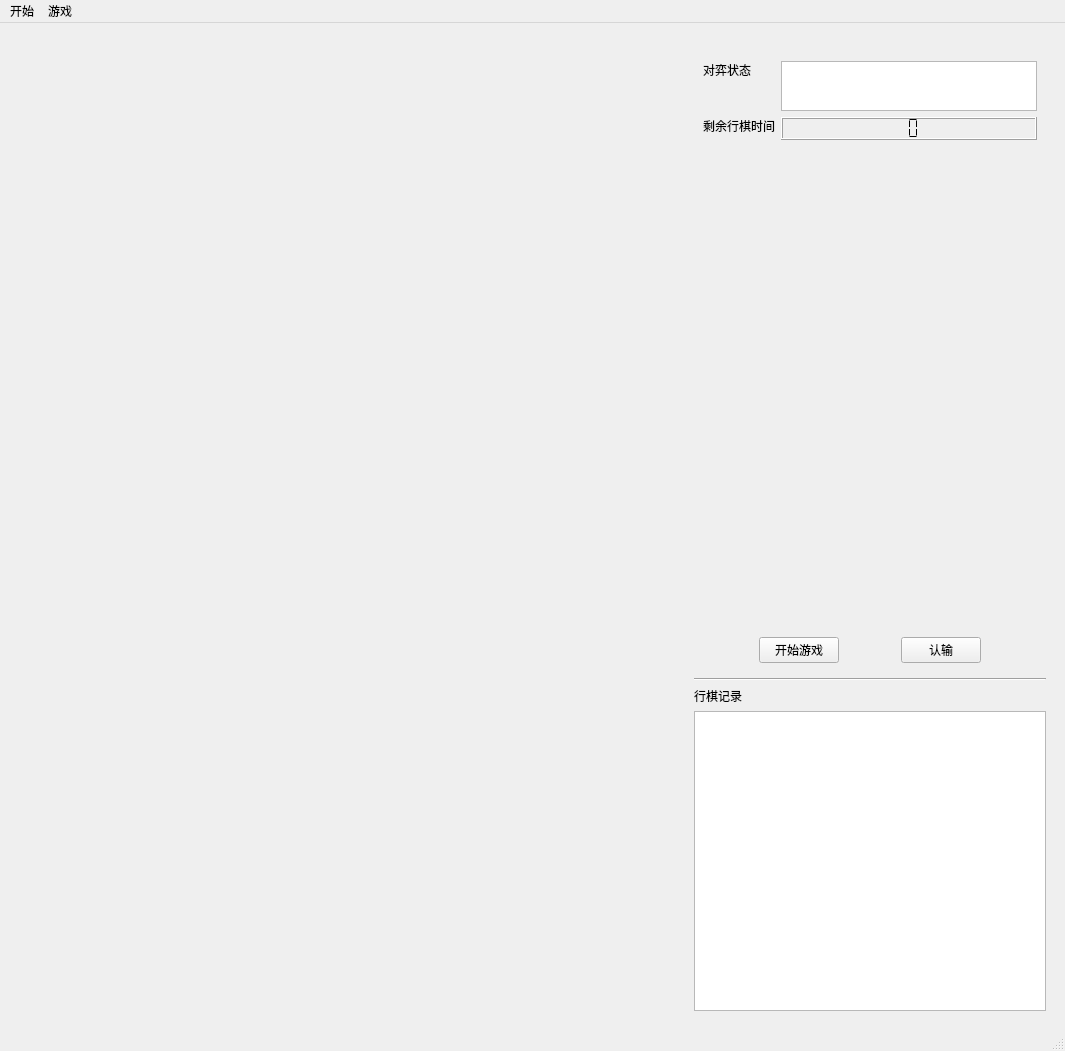
<?xml version="1.0" encoding="UTF-8"?>
<ui version="4.0">
 <class>MainWindow</class>
 <widget class="QMainWindow" name="MainWindow">
  <property name="geometry">
   <rect>
    <x>0</x>
    <y>0</y>
    <width>1065</width>
    <height>1051</height>
   </rect>
  </property>
  <property name="sizePolicy">
   <sizepolicy hsizetype="Fixed" vsizetype="Fixed">
    <horstretch>0</horstretch>
    <verstretch>0</verstretch>
   </sizepolicy>
  </property>
  <property name="baseSize">
   <size>
    <width>0</width>
    <height>0</height>
   </size>
  </property>
  <property name="windowTitle">
   <string>MainWindow</string>
  </property>
  <widget class="QWidget" name="centralwidget">
   <layout class="QHBoxLayout" name="horizontalLayout">
    <item>
     <widget class="QFrame" name="frame">
      <layout class="QVBoxLayout" name="verticalLayout_2">
       <item>
        <widget class="ChessWidget" name="game" native="true">
         <property name="enabled">
          <bool>true</bool>
         </property>
         <property name="sizePolicy">
          <sizepolicy hsizetype="Preferred" vsizetype="Preferred">
           <horstretch>0</horstretch>
           <verstretch>0</verstretch>
          </sizepolicy>
         </property>
         <property name="minimumSize">
          <size>
           <width>651</width>
           <height>924</height>
          </size>
         </property>
         <property name="maximumSize">
          <size>
           <width>651</width>
           <height>924</height>
          </size>
         </property>
         <property name="styleSheet">
          <string notr="true"/>
         </property>
        </widget>
       </item>
       <item>
        <spacer name="verticalSpacer">
         <property name="orientation">
          <enum>Qt::Vertical</enum>
         </property>
         <property name="sizeHint" stdset="0">
          <size>
           <width>20</width>
           <height>40</height>
          </size>
         </property>
        </spacer>
       </item>
      </layout>
     </widget>
    </item>
    <item>
     <widget class="QFrame" name="frame_2">
      <layout class="QVBoxLayout" name="verticalLayout">
       <property name="leftMargin">
        <number>10</number>
       </property>
       <property name="rightMargin">
        <number>10</number>
       </property>
       <item>
        <widget class="QFrame" name="frame_3">
         <layout class="QFormLayout" name="formLayout">
          <property name="topMargin">
           <number>20</number>
          </property>
          <property name="bottomMargin">
           <number>20</number>
          </property>
          <item row="0" column="0">
           <widget class="QLabel" name="label">
            <property name="sizePolicy">
             <sizepolicy hsizetype="Fixed" vsizetype="Fixed">
              <horstretch>0</horstretch>
              <verstretch>0</verstretch>
             </sizepolicy>
            </property>
            <property name="text">
             <string>对弈状态</string>
            </property>
           </widget>
          </item>
          <item row="0" column="1">
           <widget class="QTextBrowser" name="textBrowser">
            <property name="sizePolicy">
             <sizepolicy hsizetype="Preferred" vsizetype="Maximum">
              <horstretch>0</horstretch>
              <verstretch>0</verstretch>
             </sizepolicy>
            </property>
            <property name="minimumSize">
             <size>
              <width>200</width>
              <height>0</height>
             </size>
            </property>
            <property name="maximumSize">
             <size>
              <width>16777215</width>
              <height>50</height>
             </size>
            </property>
           </widget>
          </item>
          <item row="1" column="0">
           <widget class="QLabel" name="label_2">
            <property name="sizePolicy">
             <sizepolicy hsizetype="Fixed" vsizetype="Fixed">
              <horstretch>0</horstretch>
              <verstretch>0</verstretch>
             </sizepolicy>
            </property>
            <property name="text">
             <string>剩余行棋时间</string>
            </property>
           </widget>
          </item>
          <item row="1" column="1">
           <widget class="QLCDNumber" name="lcdNumber">
            <property name="sizePolicy">
             <sizepolicy hsizetype="Preferred" vsizetype="Maximum">
              <horstretch>0</horstretch>
              <verstretch>0</verstretch>
             </sizepolicy>
            </property>
            <property name="maximumSize">
             <size>
              <width>16777215</width>
              <height>70</height>
             </size>
            </property>
            <property name="frameShape">
             <enum>QFrame::Box</enum>
            </property>
            <property name="frameShadow">
             <enum>QFrame::Raised</enum>
            </property>
            <property name="lineWidth">
             <number>1</number>
            </property>
            <property name="midLineWidth">
             <number>0</number>
            </property>
            <property name="smallDecimalPoint">
             <bool>true</bool>
            </property>
            <property name="digitCount">
             <number>2</number>
            </property>
            <property name="mode">
             <enum>QLCDNumber::Dec</enum>
            </property>
            <property name="segmentStyle">
             <enum>QLCDNumber::Flat</enum>
            </property>
           </widget>
          </item>
         </layout>
        </widget>
       </item>
       <item>
        <spacer name="verticalSpacer_2">
         <property name="orientation">
          <enum>Qt::Vertical</enum>
         </property>
         <property name="sizeType">
          <enum>QSizePolicy::Expanding</enum>
         </property>
         <property name="sizeHint" stdset="0">
          <size>
           <width>20</width>
           <height>40</height>
          </size>
         </property>
        </spacer>
       </item>
       <item>
        <widget class="QFrame" name="frame_4">
         <layout class="QHBoxLayout" name="horizontalLayout_2">
          <item>
           <spacer name="horizontalSpacer_2">
            <property name="orientation">
             <enum>Qt::Horizontal</enum>
            </property>
            <property name="sizeHint" stdset="0">
             <size>
              <width>40</width>
              <height>20</height>
             </size>
            </property>
           </spacer>
          </item>
          <item>
           <widget class="QPushButton" name="pushButton">
            <property name="text">
             <string>开始游戏</string>
            </property>
           </widget>
          </item>
          <item>
           <spacer name="horizontalSpacer">
            <property name="orientation">
             <enum>Qt::Horizontal</enum>
            </property>
            <property name="sizeHint" stdset="0">
             <size>
              <width>40</width>
              <height>20</height>
             </size>
            </property>
           </spacer>
          </item>
          <item>
           <widget class="QPushButton" name="pushButton_2">
            <property name="text">
             <string>认输</string>
            </property>
           </widget>
          </item>
          <item>
           <spacer name="horizontalSpacer_3">
            <property name="orientation">
             <enum>Qt::Horizontal</enum>
            </property>
            <property name="sizeHint" stdset="0">
             <size>
              <width>40</width>
              <height>20</height>
             </size>
            </property>
           </spacer>
          </item>
         </layout>
        </widget>
       </item>
       <item>
        <widget class="Line" name="line_2">
         <property name="orientation">
          <enum>Qt::Horizontal</enum>
         </property>
        </widget>
       </item>
       <item>
        <widget class="QLabel" name="label_3">
         <property name="sizePolicy">
          <sizepolicy hsizetype="Fixed" vsizetype="Fixed">
           <horstretch>0</horstretch>
           <verstretch>0</verstretch>
          </sizepolicy>
         </property>
         <property name="text">
          <string>行棋记录</string>
         </property>
        </widget>
       </item>
       <item>
        <widget class="QTextBrowser" name="textBrowser_2">
         <property name="sizePolicy">
          <sizepolicy hsizetype="Preferred" vsizetype="Preferred">
           <horstretch>0</horstretch>
           <verstretch>0</verstretch>
          </sizepolicy>
         </property>
         <property name="minimumSize">
          <size>
           <width>0</width>
           <height>300</height>
          </size>
         </property>
        </widget>
       </item>
      </layout>
     </widget>
    </item>
   </layout>
  </widget>
  <widget class="QMenuBar" name="menubar">
   <property name="geometry">
    <rect>
     <x>0</x>
     <y>0</y>
     <width>1065</width>
     <height>23</height>
    </rect>
   </property>
   <widget class="QMenu" name="menuw">
    <property name="title">
     <string>开始</string>
    </property>
    <addaction name="CreateServer"/>
    <addaction name="ConnectServer"/>
    <addaction name="Disconnect"/>
   </widget>
   <widget class="QMenu" name="menu">
    <property name="title">
     <string>游戏</string>
    </property>
    <addaction name="Start"/>
    <addaction name="AdmitDefeat"/>
   </widget>
   <addaction name="menuw"/>
   <addaction name="menu"/>
  </widget>
  <widget class="QStatusBar" name="statusbar"/>
  <action name="Start">
   <property name="text">
    <string>开始游戏</string>
   </property>
   <property name="toolTip">
    <string>Start Game</string>
   </property>
  </action>
  <action name="CreateServer">
   <property name="text">
    <string>创建服务器</string>
   </property>
   <property name="toolTip">
    <string>Create the Connection</string>
   </property>
  </action>
  <action name="AdmitDefeat">
   <property name="text">
    <string>认输</string>
   </property>
   <property name="toolTip">
    <string>Admit Defeat</string>
   </property>
  </action>
  <action name="ConnectServer">
   <property name="text">
    <string>连接服务器</string>
   </property>
   <property name="toolTip">
    <string>Connect the Server</string>
   </property>
  </action>
  <action name="Disconnect">
   <property name="text">
    <string>断开连接</string>
   </property>
   <property name="toolTip">
    <string>Disconnect</string>
   </property>
  </action>
 </widget>
 <customwidgets>
  <customwidget>
   <class>ChessWidget</class>
   <extends>QWidget</extends>
   <header>chesswidget.h</header>
   <container>1</container>
   <slots>
    <signal>mousestatus()</signal>
    <slot>StartGame()</slot>
   </slots>
  </customwidget>
 </customwidgets>
 <resources/>
 <connections/>
</ui>
